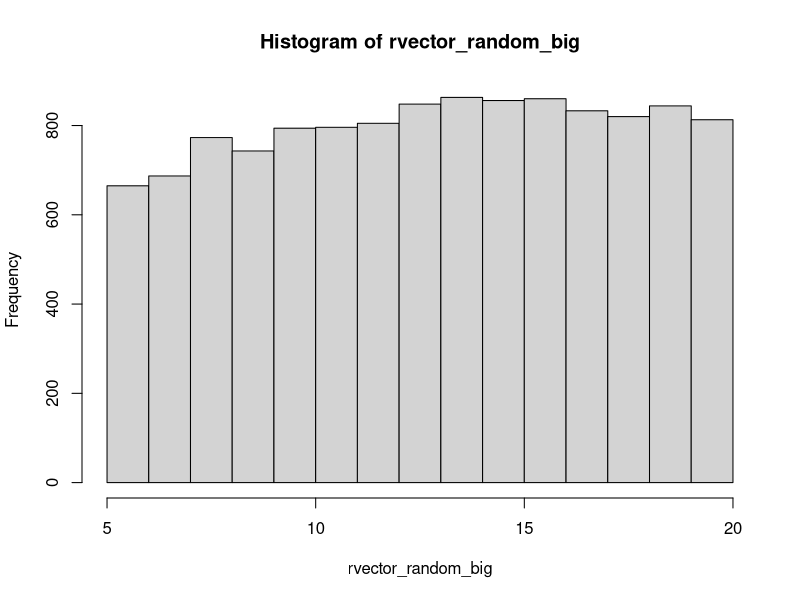
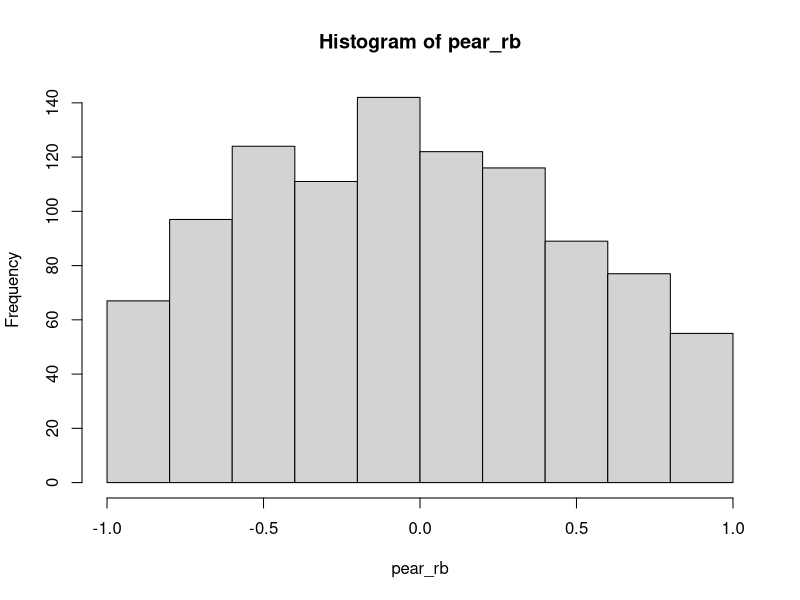
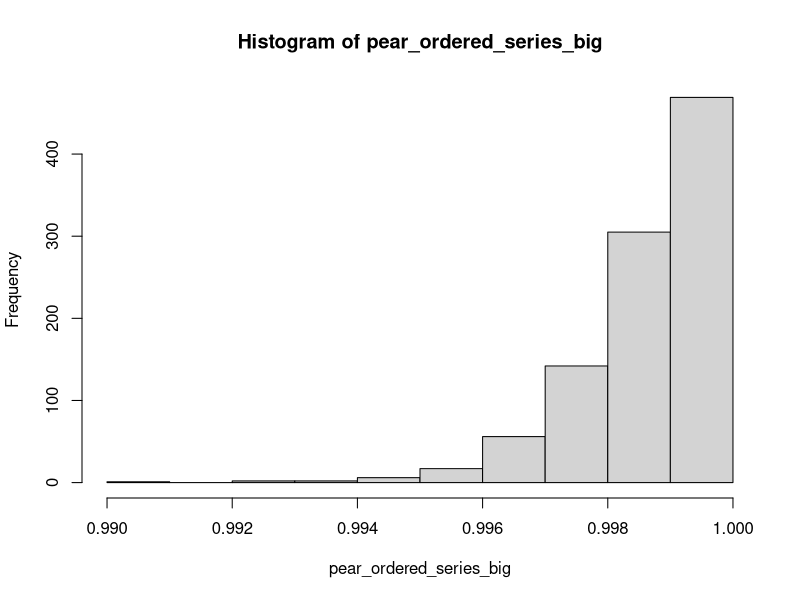
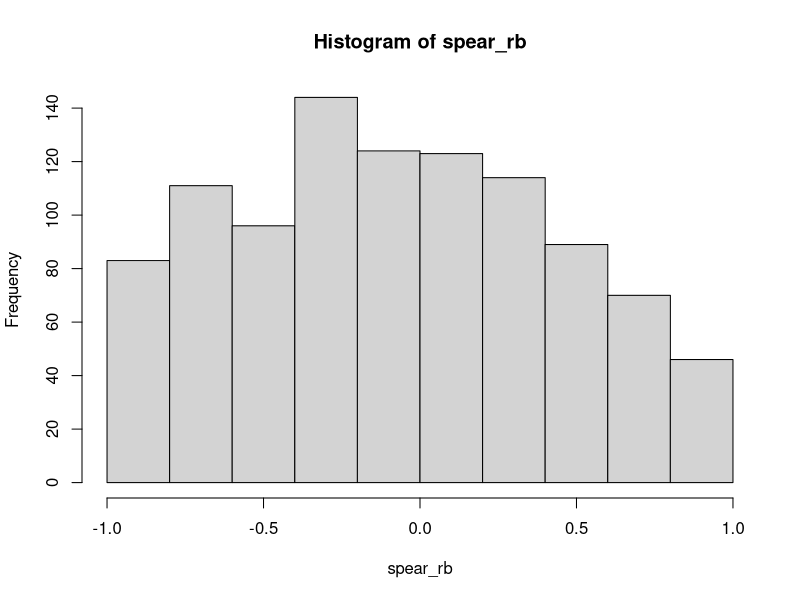
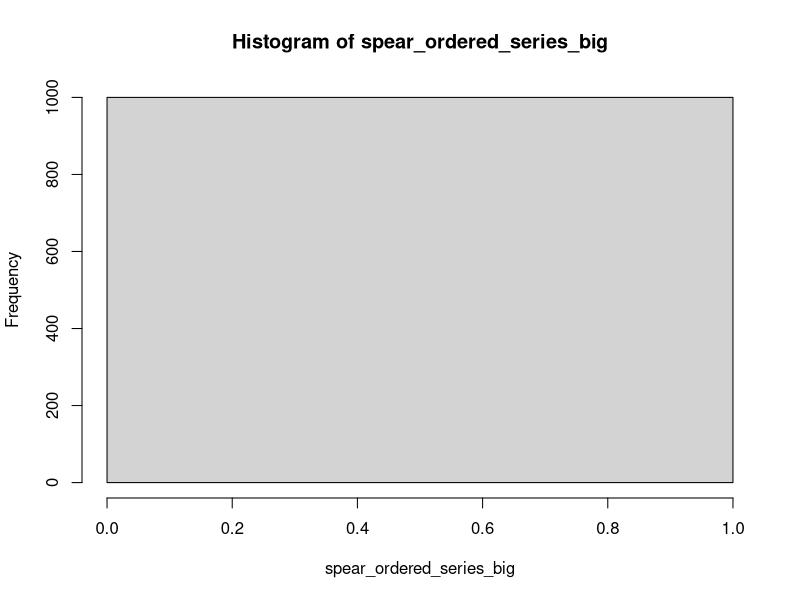
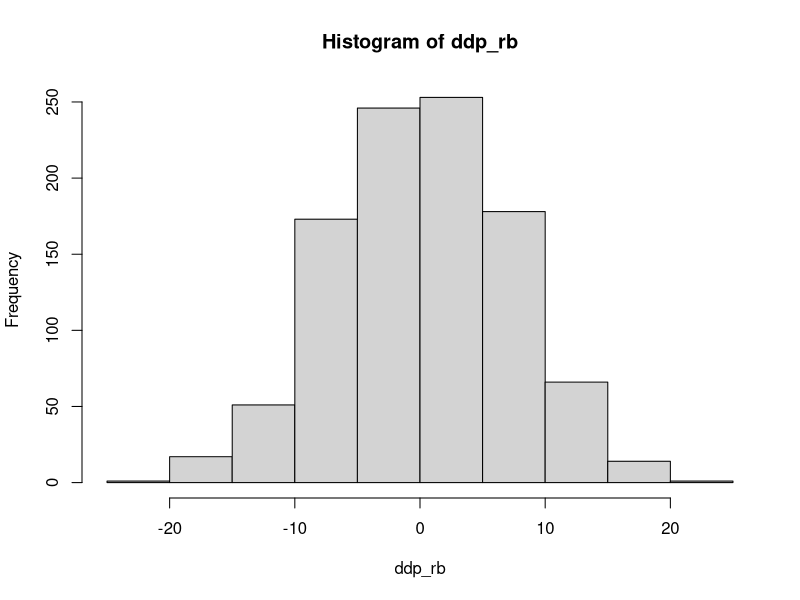
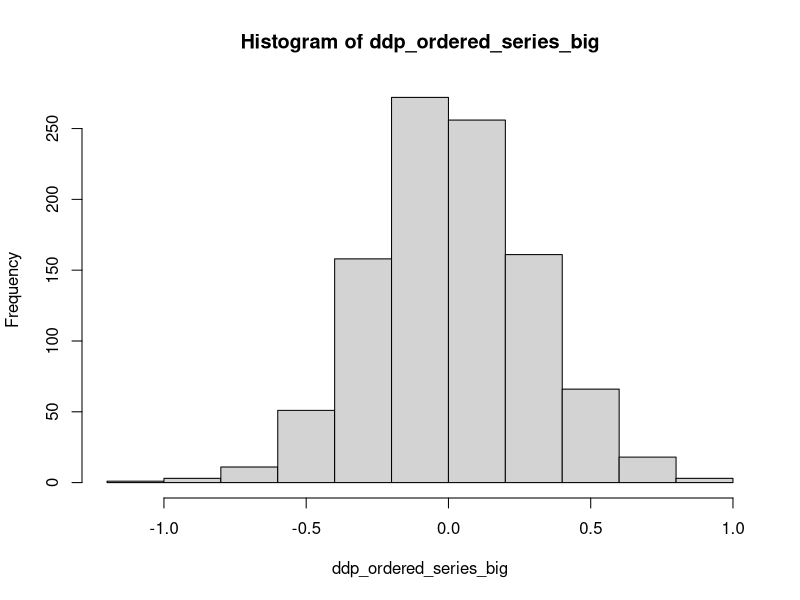
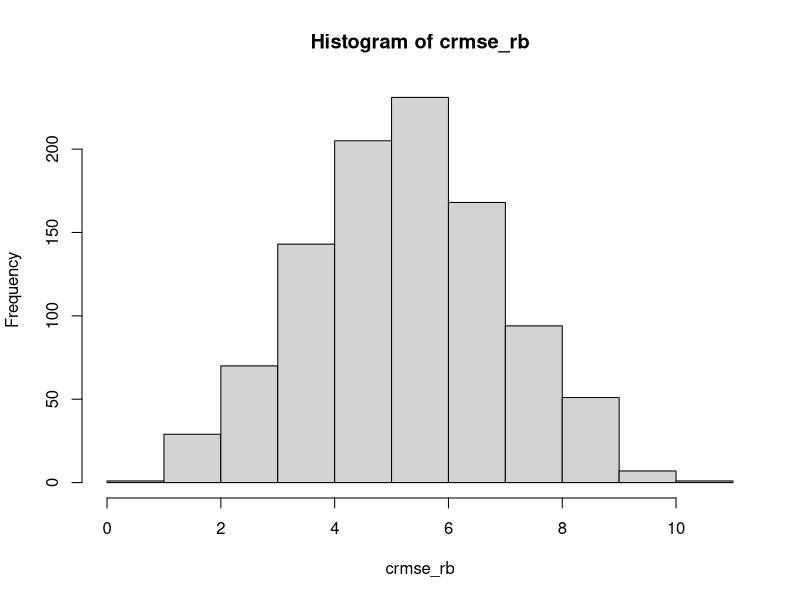

These figures' R source, in order:
# ddp calculation for random series and for series with small difference in pairs and big difference in pairs
library(ggplot2)
library(reshape2)

normalize_values = function(x,min,max) {
  return((x - min)/(max-min))
}

# get 12000 random values between 0 and 1 for 6000 pairs of random series.
rvector_random_big = c()
while (length(rvector_random_big) != 12000) {
  temp = rnorm(1, mean = 15, sd = 15)
  if (temp >= 5) {
    if (temp <= 20) {
      rvector_random_big = c(rvector_random_big,temp)
    }
  }  
}

# extract 6000 pairs of series from the random 12000 values.
# calculate the similarity of these pairs to have a baseline for the similarity model of big differences. 
crmse_rb = c()
pear_rb = c()
spear_rb = c()
manh_rb = c()
eucl_rb = c()
ddp_rb = c()
for (i in seq(1,12000,12)) {
  series_1_rb = c()
  for (j in seq(i,i+5)) {
    series_1_rb = c(series_1_rb, rvector_random_big[j])
  }
  series_2_rb = c()
  for (j in seq(i+6,i+11)) {
    series_2_rb = c(series_2_rb, rvector_random_big[j])
  }
  series_1_set_of_5_rb = series_1_rb[0:5]
  series_2_set_of_5_rb = series_2_rb[0:5]
  x_y = rbind(series_1_set_of_5_rb, series_2_set_of_5_rb)
  pear_rb = c(pear_rb, cor(series_2_set_of_5_rb, series_1_set_of_5_rb, method='pearson'))
  spear_rb = c(spear_rb, cor(series_2_set_of_5_rb, series_1_set_of_5_rb, method='spearman'))
  manh_rb = c(manh_rb,dist(x_y, method = "manhattan"))
  eucl_rb = c(eucl_rb,dist(x_y, method = "euclidean"))
  y_series_rb = series_2_set_of_5_rb - mean(series_2_set_of_5_rb)
  x_series_rb = series_1_set_of_5_rb - mean(series_1_set_of_5_rb)
  crmse_rb = c(crmse_rb, sqrt(sum((y_series_rb - x_series_rb)**2)/length(x_series_rb)))
  series_1_rb = series_1_rb - mean(series_1_rb)
  series_2_rb = series_2_rb - mean(series_2_rb)
  ddp_rb = c(ddp_rb, (series_2_rb[6] - mean(series_2_set_of_5_rb)) - (series_1_rb[6] - mean(series_1_set_of_5_rb)))
}
# ddp for series with big difference between the pairs
crmse_ordered_series_big = c()
pear_ordered_series_big = c()
spear_ordered_series_big = c()
manh_ordered_series_big = c()
eucl_ordered_series_big = c()
x_series_vector = c()
y_series_vector = c()
exp_err = 0.2
ntries = 1000
ddp_ordered_series_big = c()
for (i in seq(1,ntries)) {
  x = c(5,8,11,14,17,20)
  y = c(5,8,11,14,17,20)
  random_values_x = rnorm(6,sd=exp_err)
  random_values_y = rnorm(6,sd=exp_err)
  x = x + random_values_x
  y = y + random_values_y
  x_set_of_5 = x[0:5]
  y_set_of_5 = y[0:5]
  x_y = rbind(x_set_of_5, y_set_of_5)
  pear_ordered_series_big = c(pear_ordered_series_big, cor(y_set_of_5, x_set_of_5, method='pearson'))
  spear_ordered_series_big = c(spear_ordered_series_big, cor(y_set_of_5, x_set_of_5, method='spearman'))
  manh_ordered_series_big = c(manh_ordered_series_big,dist(x_y, method = "manhattan"))
  eucl_ordered_series_big = c(eucl_ordered_series_big,dist(x_y, method = "euclidean"))
  y_series_set_of_5 = y_set_of_5 - mean(y_set_of_5)
  x_series_set_of_5 = x_set_of_5 - mean(x_set_of_5)
  crmse_ordered_series_big = c(crmse_ordered_series_big, sqrt(sum((y_series_set_of_5 - x_series_set_of_5)**2)/length(x_set_of_5)))
  x_series = x
  y_series = y
  ddp_ordered_series_big = c(ddp_ordered_series_big, (y_series[6] - mean(y_series_set_of_5)) - (x_series[6] - mean(x_series_set_of_5)))
}
hist(rvector_random_big)
hist(pear_rb)
hist(pear_ordered_series_big)
hist(spear_rb)
hist(spear_ordered_series_big)
hist(ddp_rb)
hist(ddp_ordered_series_big)
hist(crmse_rb)
hist(crmse_ordered_series_big)
hist(eucl_rb)
hist(eucl_ordered_series_big)
hist(manh_rb)
hist(manh_ordered_series_big)

plot(crmse_rb, ddp_rb)
plot(crmse_ordered_series_big, ddp_ordered_series_big)
